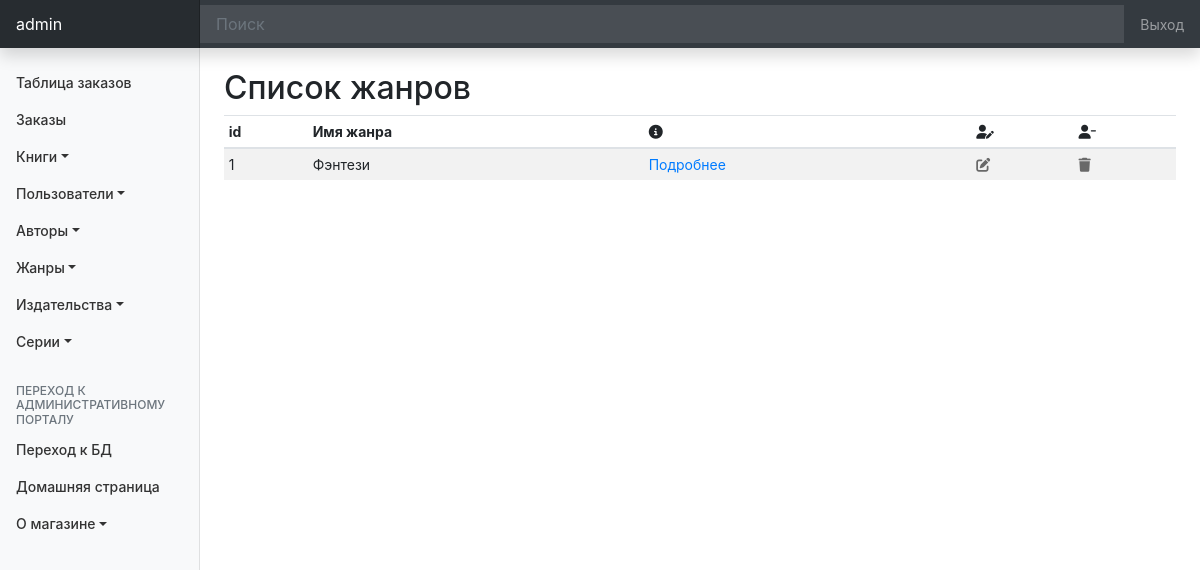
The app's page /genre/list/ (signed in), older data.
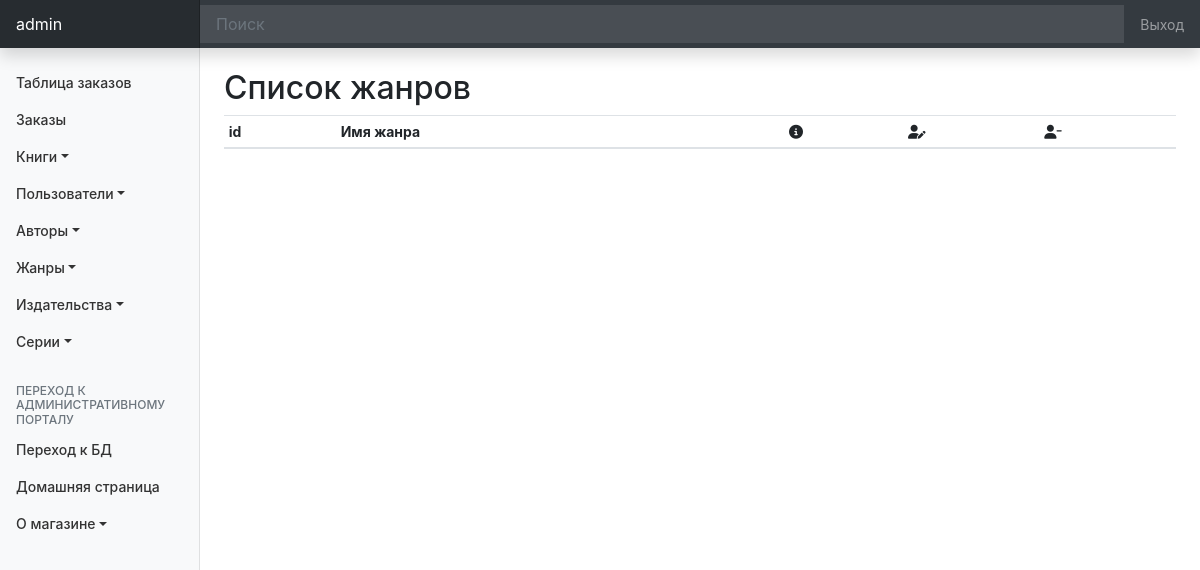
The same page, newer data.
### genre/models.py (models this page shows, shortened)
class Genre(models.Model):
    name = models.CharField(
        verbose_name='Название жанра',
        max_length= 100,
        unique=True,
    )
    description = models.TextField(
        verbose_name='Описание жанра',
        null=True, # БД позволяет хранить поле пустым
        blank=True, # сигнал Djange, что поле мб пустым
        help_text='Поле может быть пустым'
    )
    class Meta:
        ordering = ['name']
        verbose_name = 'Жанр'
        verbose_name_plural = 'Жанры'

### genre/views.py (the view)
# urls.py: path('list/', GenreList.as_view(), name='list'),
class GenreList(LoginRequiredMixin, ListView):
    template_name = 'genre/list_genre.html'
    context_object_name = 'genre_list'
    model = Genre
    paginate_by = 14

### genre/templates/genre/list_genre.html (shortened to what this page needs)
{% extends 'base_admin.html' %}
{% block body %}
    {% include "top_menu_admin.html" %}
    <br>
    <h2 id="list-genre">Список жанров</h2>
    <div class="table-responsive">
        <table class="table table-striped table-sm">
            <thead>
                <tr>
                    <th>id</th>
                    <th>Имя жанра</th>
                    <th><i class="fas fa-info-circle"></i></th>
                    <th><i class="fas fa-user-edit"></i></th>
                    <th><i class="fas fa-user-minus"></i></th>
                </tr>
            </thead>
            <tbody>
                {% for genre in genre_list %}
                    <tr>
                        <td>{{ genre.pk }}</td>
                        <td>{{ genre.name }}</td>
                        <td><a href="{% url 'genre:detail' genre.pk %}" title="подробнее">Подробнее</a></td>
                        <td><a href="{% url 'genre:update' genre.pk %}" title="редактировать"><i style="color:#696969" class="fas fa-edit"></i></a></td>
                        <td><a href="{% url 'genre:delete' genre.pk %}" title="удалить"><i style="color:#696969" class="fas fa-trash"></i></a></td>
                    </tr>
                {% endfor %}
            </tbody>
        </table>
        <br>
    </div>
{% endblock body %}

Row changes from the older to the newer data that the page shows:
removed Genre: pk "1", name "Фэнтези"
